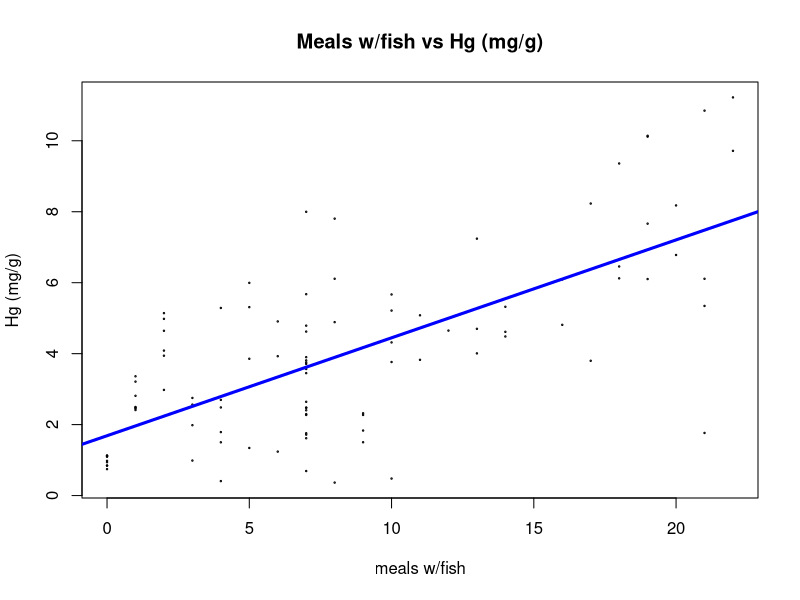

This chart was generated by the following R code: (Note: this script raises an error after producing the figure.)
library(plyr)


# Question 1: read data
setwd("/Users/anthony.valencia/met/cs555/assignments/03/")
fish <- read.csv("data.csv")
fish <- rename(fish, c("Number.of.meals.with.fish"="meals.w.fish", "Total.Mercury.in.mg.g"="total.hg"))


# Question 2: scatter & describe
plot(
  fish$meals.w.fish,
  fish$total.hg,
  main="Meals w/fish vs Hg (mg/g)",
  xlab="meals w/fish",
  ylab="Hg (mg/g)",
  cex=0.2
  )
# explanatory variable (x) is the number of meals with fish, since we hypothesize this will explain the response
# response variable (y) is total mercury (mg/g) which we assume is a response to the aforementioned explanatory variable
# Form: seems to trend upward.  Almost linear, yet the seemingly scattered enough to almost seem random.
# Direction: the points appear to be positively associated.  As the number of meals with fish increase the mercury content increases.
#         There is certainly almost no mercury content when no fish is consumed, while there is the greatest mercury content
#         when the most fish is consumed.
# Strength of relationship: the points show a loose association particularly between 1 and 10 meals with fish.  The relationship
#         is stronger between 10 and 15 meals with fish, but again is loosely related between 15 and 20 meals with fish.


# Question 3: correlation
cor(
  fish$meals.w.fish,
  fish$total.hg
  )
# correlation value 0.6991094 suggests a reasonably strong positive correlation.
cor.test(
  fish$meals.w.fish,
  fish$total.hg,
  alternative='two.sided'
  )
# Hypothesis:
# ρ=0 (H0: there is no linear association)
# ρ≠0 (H1: there is a linear association).
# for t = 9.6793, df = 98, p-value = 6.013e-16
# alternative hypothesis: ρ≠0, so there IS a linear association
# for a 95 percent confidence interval between 0.5827074 and 0.7874031


# Question 4: least squares regression
# equation: ...
lm.result <- lm(fish$total.hg~fish$meals.w.fish)
abline(lm.result, lty=1, lwd=3, col="blue")  



# Question 5: interpretation of beta0 & beta1
x.bar <- mean(fish$meals.w.fish)
sx <- sd(fish$meals.w.fish)
y.bar <- mean(fish$total.hg)
sy <- sd(fish$total.hg)
r <- cor(
  fish$meals.w.fish,
  fish$total.hg
)
beta_1 <- r*sy/sx
beta_1
# beta_1: 0.2759503
# interpretation: ...
beta_0 <- y.bar - beta1*x.bar
beta_0
# beta_0: 1.687643
# interpretation: ...


# Question 6: ANOVA, R squared, 90% confidence interval
qf(0.9,df1=1, df2=98)
anova(lm.result)
